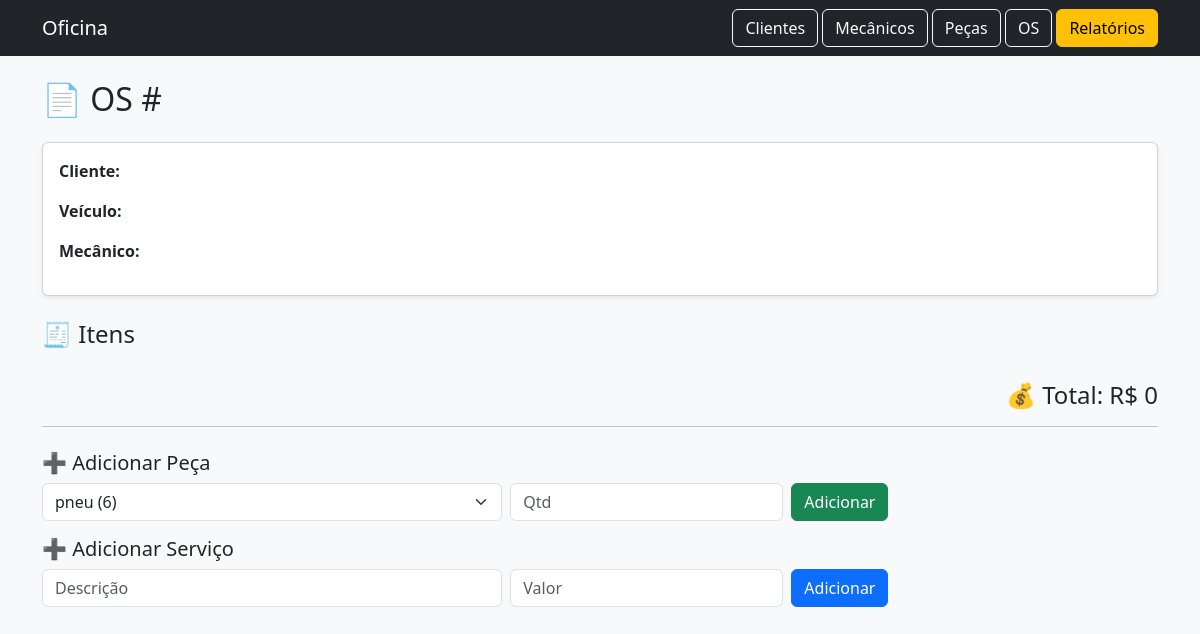
The page /os/2 on the database as committed earlier.
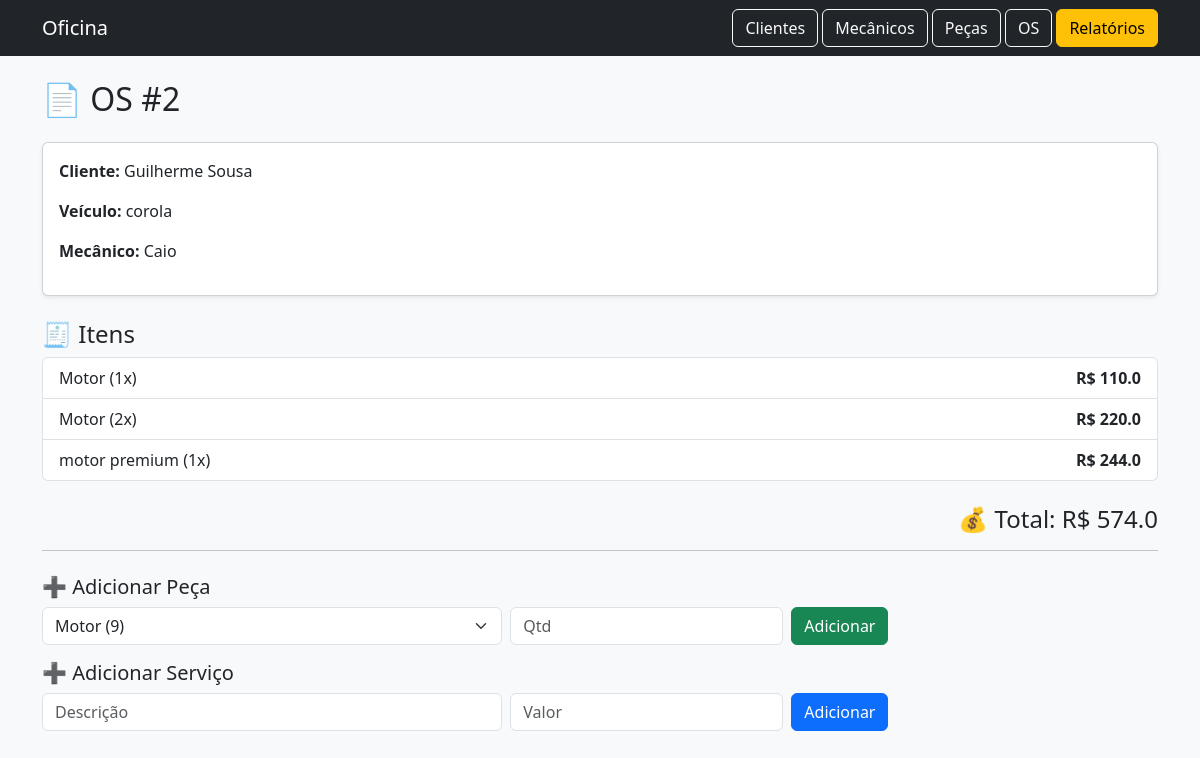
The same page on the database as committed later.
### tables this page shows
CREATE TABLE ordens_servico (
    id INTEGER PRIMARY KEY AUTOINCREMENT,
    cliente_id INTEGER,
    veiculo_id INTEGER,
    mecanico_id INTEGER,
    status TEXT DEFAULT 'ABERTA',
    problema_relatado TEXT,
    data_abertura DATETIME DEFAULT CURRENT_TIMESTAMP, data_conclusao DATETIME,

    FOREIGN KEY (cliente_id) REFERENCES clientes(id),
    FOREIGN KEY (veiculo_id) REFERENCES veiculos(id),
    FOREIGN KEY (mecanico_id) REFERENCES mecanicos(id)
);

CREATE TABLE clientes (
    id INTEGER PRIMARY KEY AUTOINCREMENT,
    nome TEXT NOT NULL,
    telefone TEXT,
    email TEXT
);

CREATE TABLE veiculos (
    id INTEGER PRIMARY KEY AUTOINCREMENT,
    cliente_id INTEGER,
    marca TEXT,
    modelo TEXT,
    placa TEXT,
    FOREIGN KEY (cliente_id) REFERENCES clientes(id) ON DELETE CASCADE
);

CREATE TABLE mecanicos (
    id INTEGER PRIMARY KEY AUTOINCREMENT,
    nome TEXT NOT NULL,
    especialidade TEXT
);

CREATE TABLE os_itens (
    id INTEGER PRIMARY KEY AUTOINCREMENT,
    os_id INTEGER,
    peca_id INTEGER,
    descricao TEXT,
    tipo TEXT, -- PECA ou SERVICO
    quantidade INTEGER,
    valor_unitario REAL,
    valor_total REAL,

    FOREIGN KEY (os_id) REFERENCES ordens_servico(id) ON DELETE CASCADE,
    FOREIGN KEY (peca_id) REFERENCES pecas(id)
);

### app.py (the view)
@app.route("/os/<int:id>")
def ver_os(id):
    conn = conectar()
    cursor = conn.cursor()
    os = cursor.execute("""
        SELECT os.*, c.nome as cliente, v.modelo as veiculo, m.nome as mecanico
        FROM ordens_servico os
        JOIN clientes c ON os.cliente_id = c.id
        JOIN veiculos v ON os.veiculo_id = v.id
        JOIN mecanicos m ON os.mecanico_id = m.id
        WHERE os.id = ?
    """, (id,)).fetchone()
    itens = cursor.execute("SELECT * FROM os_itens WHERE os_id=?", (id,)).fetchall()
    pecas = cursor.execute("SELECT * FROM pecas").fetchall()
    total = cursor.execute("""
        SELECT SUM(valor_total) as total
        FROM os_itens
        WHERE os_id=?
    """, (id,)).fetchone()["total"] or 0
    conn.close()
    return render_template("ver_os.html", os=os, itens=itens, pecas=pecas, total=total)

### db.py (called while the page is built)
def conectar():
    conn = sqlite3.connect("oficina.db")
    conn.row_factory = sqlite3.Row
    return conn

### templates/ver_os.html
{% extends "base.html" %}
{% block content %}
<h2 class="mb-4">📄 OS #{{os.id}}</h2>
<div class="card shadow-sm p-3 mb-4">
    <p><strong>Cliente:</strong> {{os.cliente}}</p>
    <p><strong>Veículo:</strong> {{os.veiculo}}</p>
    <p><strong>Mecânico:</strong> {{os.mecanico}}</p>
</div>
<h4>🧾 Itens</h4>
<ul class="list-group mb-4">
{% for item in itens %}
<li class="list-group-item d-flex justify-content-between">
    <span>{{item.descricao}} ({{item.quantidade}}x)</span>
    <strong>R$ {{item.valor_total}}</strong>
</li>
{% endfor %}
</ul>
<h4 class="text-end">💰 Total: R$ {{total}}</h4>
<hr>
<h5 class="mt-4">➕ Adicionar Peça</h5>
<form method="post" action="/os/{{os.id}}/add-peca" class="row g-2 mb-3">
    <div class="col-md-5">
        <select name="peca_id" class="form-select">
            {% for p in pecas %}
            <option value="{{p.id}}">
                {{p.nome}} ({{p.quantidade_estoque}})
            </option>
            {% endfor %}
        </select>
    </div>
    <div class="col-md-3">
        <input name="quantidade" type="number" class="form-control" placeholder="Qtd">
    </div>
    <div class="col-md-2">
        <button class="btn btn-success">Adicionar</button>
    </div>
</form>
<h5>➕ Adicionar Serviço</h5>
<form method="post" action="/os/{{os.id}}/add-servico" class="row g-2">
    <div class="col-md-5">
        <input name="descricao" class="form-control" placeholder="Descrição">
    </div>
    <div class="col-md-3">
        <input name="valor" class="form-control" placeholder="Valor">
    </div>
    <div class="col-md-2">
        <button class="btn btn-primary">Adicionar</button>
    </div>
</form>
{% endblock %}

### templates/base.html (shortened to what this page needs)
<!DOCTYPE html>
<html>
<head>
    <link href="https://cdn.jsdelivr.net/npm/bootstrap@5.3.0/dist/css/bootstrap.min.css" rel="stylesheet">
</head>
<body class="bg-light">
<nav class="navbar navbar-dark bg-dark">
    <div class="container">
        <a class="navbar-brand" href="/">Oficina</a>
        <div>
            <a class="btn btn-outline-light" href="/clientes">Clientes</a>
            <a class="btn btn-outline-light" href="/mecanicos">Mecânicos</a>
            <a class="btn btn-outline-light" href="/pecas">Peças</a>
            <a class="btn btn-outline-light" href="/os">OS</a>
            <a class="btn btn-warning" href="/relatorios/os-abertas">Relatórios</a>
        </div>
    </div>
</nav>
<div class="container mt-4">
    {% block content %}{% endblock %}
</div>
</body>
</html>

Rows that differ between the two databases and show on the page:
added ordens_servico: id "2"
added clientes: cliente "Guilherme Sousa"
added veiculos: veiculo "corola"
added mecanicos: mecanico "Caio"
added os_itens: descricao "Motor", quantidade "1", valor_total "110.0"
added os_itens: descricao "Motor", quantidade "2", valor_total "220.0"
added os_itens: descricao "motor premium", quantidade "1", valor_total "244.0"
Other text that changed with them:
{{ total }}: "0" → "574.0"
form field peca_id: "pneu (6)" → "Motor (9)"
